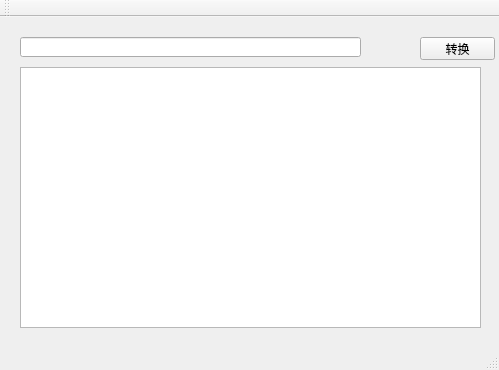
<?xml version="1.0" encoding="UTF-8"?>
<ui version="4.0">
 <class>MainWindow</class>
 <widget class="QMainWindow" name="MainWindow">
  <property name="geometry">
   <rect>
    <x>0</x>
    <y>0</y>
    <width>499</width>
    <height>370</height>
   </rect>
  </property>
  <property name="windowTitle">
   <string>MainWindow</string>
  </property>
  <widget class="QWidget" name="centralWidget">
   <widget class="QLineEdit" name="lineEdit">
    <property name="geometry">
     <rect>
      <x>20</x>
      <y>20</y>
      <width>341</width>
      <height>20</height>
     </rect>
    </property>
   </widget>
   <widget class="QTextEdit" name="textEdit">
    <property name="geometry">
     <rect>
      <x>20</x>
      <y>50</y>
      <width>461</width>
      <height>261</height>
     </rect>
    </property>
   </widget>
   <widget class="QPushButton" name="pushButton">
    <property name="geometry">
     <rect>
      <x>420</x>
      <y>20</y>
      <width>75</width>
      <height>23</height>
     </rect>
    </property>
    <property name="text">
     <string>转换</string>
    </property>
   </widget>
   <widget class="QLabel" name="label">
    <property name="geometry">
     <rect>
      <x>373</x>
      <y>20</y>
      <width>41</width>
      <height>20</height>
     </rect>
    </property>
    <property name="text">
     <string/>
    </property>
   </widget>
  </widget>
  <widget class="QMenuBar" name="menuBar">
   <property name="geometry">
    <rect>
     <x>0</x>
     <y>0</y>
     <width>499</width>
     <height>23</height>
    </rect>
   </property>
  </widget>
  <widget class="QToolBar" name="mainToolBar">
   <attribute name="toolBarArea">
    <enum>TopToolBarArea</enum>
   </attribute>
   <attribute name="toolBarBreak">
    <bool>false</bool>
   </attribute>
  </widget>
  <widget class="QStatusBar" name="statusBar"/>
 </widget>
 <layoutdefault spacing="6" margin="11"/>
 <resources/>
 <connections/>
</ui>
